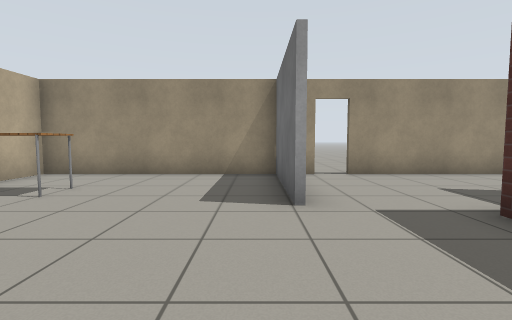
view 1 (above)

17 first-person views from a walk through a robot-simulator world made for Gazebo. The camera is 0.9 m above the floor, tilts 4° down and sees 85° across. The floor is counted in squares, 1 m on a side. Each view is taken from the middle of a square. On the plan, view 1 faces up. The plan holds only what a view shows up to about 11 squares ahead; the rest is blank. Simple patterns stand in for the simulator's built-in surfaces.

view 2
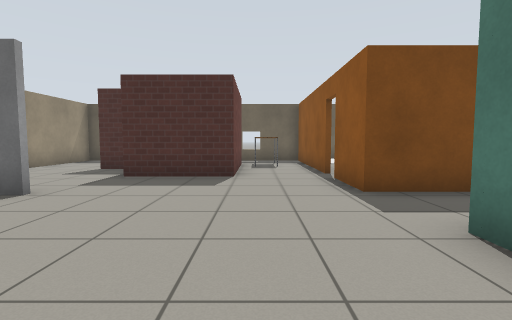

view 3
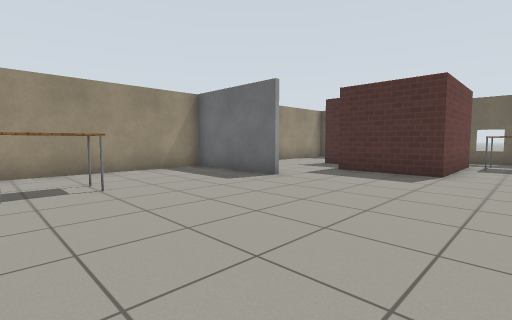

view 4
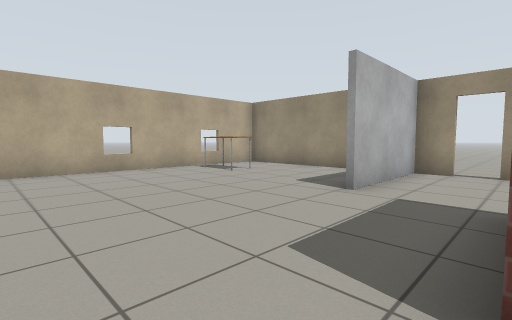

view 5
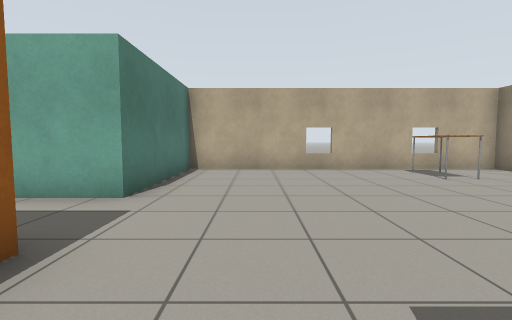

view 6
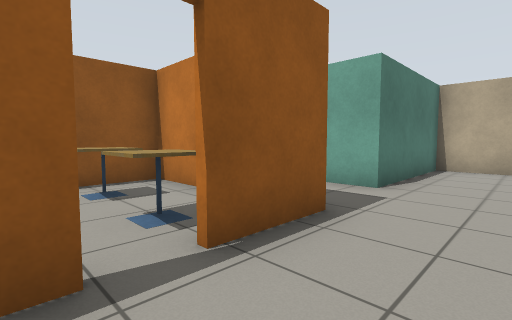

view 7
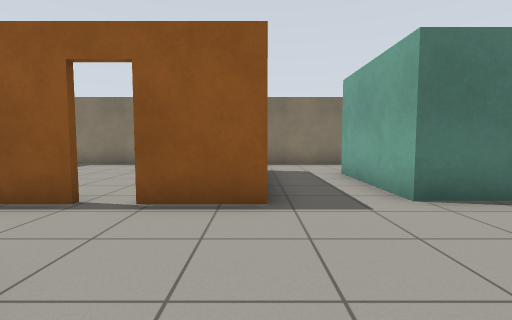

view 8
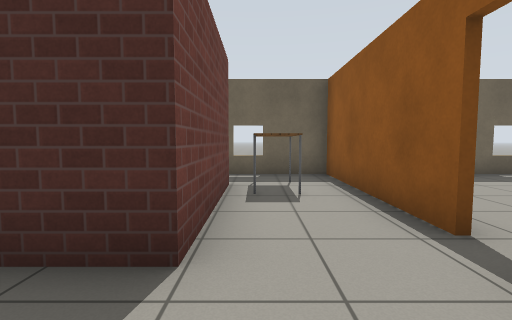

view 9
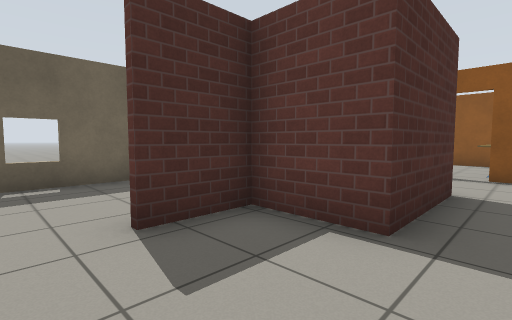

view 10
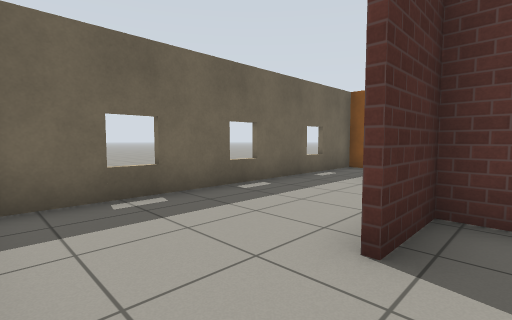

view 11
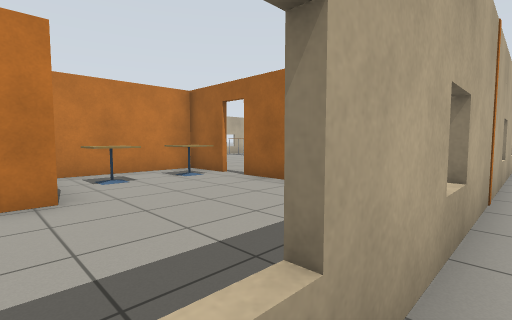

view 12
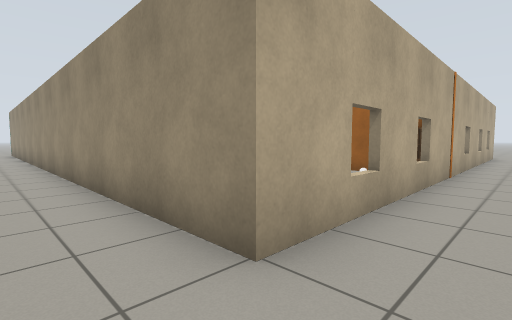

view 13
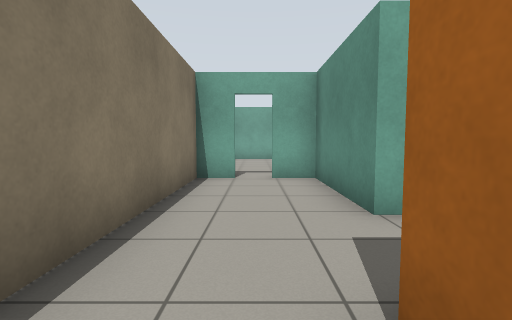

view 14
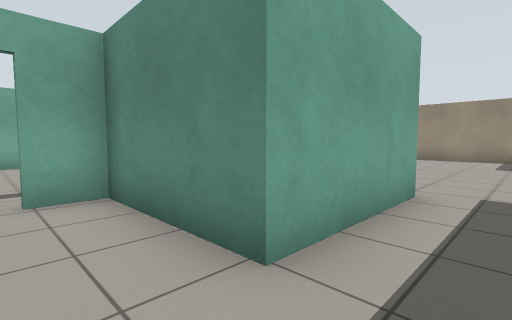

view 15
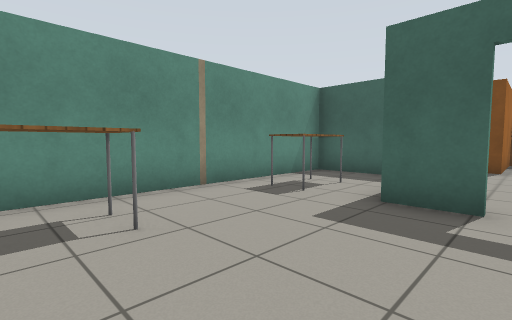

view 16
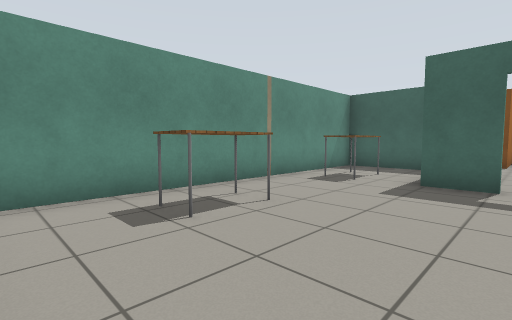

view 17
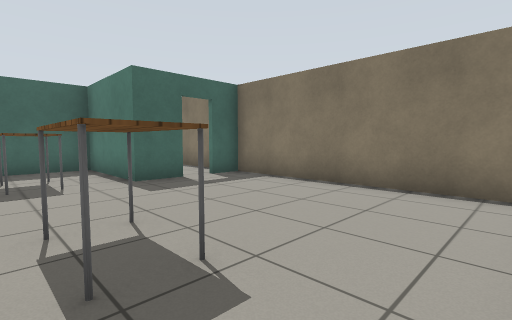

### Floor plan
Ten units are one square. View 1 is at (0, 0); x grows to the right and y downward. Boxes are objects, and circles mark ways between rooms. Rooms are numbered by the first view taken in them; rooms with no view inside come last. Other rooms are left out.
<svg viewBox="-120 -80 211 175">
<path fill="none" stroke="#000" d="M5 -37 5 -75M35 19 75 19M16 -74 -57 -74 -57 21 -13 21 -13 56M8 39 8 19 28 19M67 -5 29 -5 29 -33M84 15 84 -5M29 -33 48 -33 48 -50M71 -74 24 -74M84 -25 84 -69M7 -75 7 -37M86 35 86 86 -43 86M86 -42 86 16M-13 56 -47 56 -47 66M-49 84 6 84M42 64 8 64 8 62M-48 66 -48 54 -15 54 -15 22 -109 22M-115 60 -115 66M-109 84 -49 84M66 20 35 20M28 20 10 20 10 62 43 62 43 69M55 84 77 84M84 69 84 58M84 -5 84 -25"/>
<rect x="-55" y="-55" width="20" height="10" fill="#bbb"><title>table</title></rect>
<rect x="55" y="-5" width="20" height="20" fill="#bbb"><title>table</title></rect>
<rect x="75" y="15" width="10" height="20" fill="#bbb"><title>other object</title></rect>
<rect x="-95" y="35" width="20" height="10" fill="#bbb"><title>table</title></rect>
<rect x="-55" y="35" width="20" height="10" fill="#bbb"><title>table</title></rect>
<rect x="15" y="45" width="20" height="10" fill="#bbb"><title>cafe table</title></rect>
<rect x="15" y="25" width="20" height="10" fill="#bbb"><title>cafe table</title></rect>
<rect x="65" y="25" width="10" height="10" fill="#bbb"><title>other object</title></rect>
<circle cx="20" cy="-40" r="3" fill="#2a7"/>
<circle cx="0" cy="50" r="3" fill="#2a7"/>
<circle cx="30" cy="20" r="3" fill="#2a7"/>
<circle cx="70" cy="-10" r="3" fill="#2a7"/>
<circle cx="65" cy="-35" r="3" fill="#2a7"/>
<circle cx="40" cy="75" r="3" fill="#2a7"/>
<circle cx="-50" cy="70" r="3" fill="#2a7"/>
<text x="-10" y="-20">1</text>
<text x="50" y="-50">2</text>
<text x="30" y="90">3</text>
<text x="-10" y="70">4</text>
<text x="-70" y="50">5</text>
<text x="50" y="40">6</text>
<text x="60" y="-20">7</text>
</svg>
Room 1 opens to room 2. Room 1 opens to room 4. Room 1 opens to room 6. Room 1 opens to room 7. Room 2 opens to room 7. Room 3 opens to room 4. Room 4 opens to room 5.

Where each view was taken, in squares from view 1:
view 1: 0 up, 0 right, facing up
view 2: 0 up, 4 left, facing right
view 3: 1 down, 5 left, facing up-right
view 4: 1 down, 3 right, facing up-left
view 5: 0 up, 3 right, facing left
view 6: 0 up, 4 right, facing down-left
view 7: 2 up, 1 right, facing down
view 8: 0 up, 1 right, facing right
view 9: 6 up, 2 right, facing down-right
view 10: 7 up, 4 right, facing down-right
view 11: 7 down, 9 right, facing up-left
view 12: 10 down, 10 right, facing up-left
view 13: 7 down, 2 right, facing left
view 14: 7 down, 0 right, facing up-left
view 15: 7 down, 9 left, facing up-right
view 16: 7 down, 11 left, facing up-right
view 17: 3 down, 11 left, facing down-right
